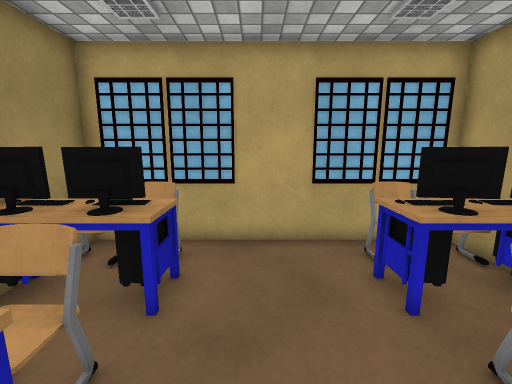
[1] (above)

12 first-person views from a walk through a scene from a Unity 3-D project. The camera is 1.5 m above the floor, tilts 10° down and sees 90° across. The floor is counted in squares, 0.5 m on a side. Each view is taken from the middle of a square. On the plan, view 1 faces up. The plan holds only what a view shows up to about 19 squares ahead; the rest is blank. The player is left out. Some surface patterns are stand-ins.

[2]
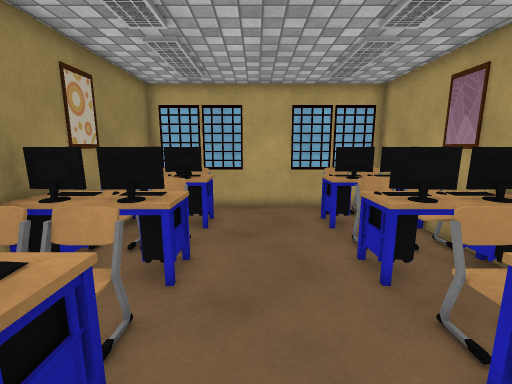

[3]
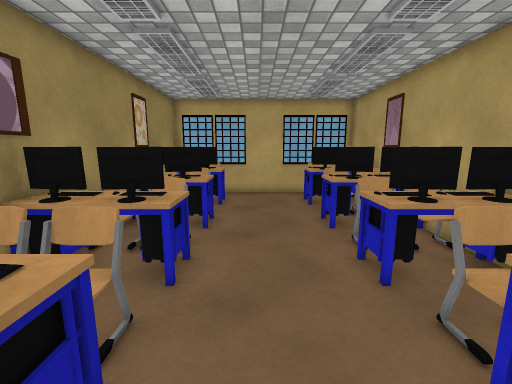

[4]
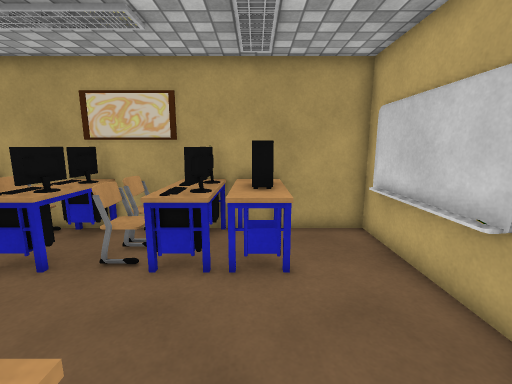

[5]
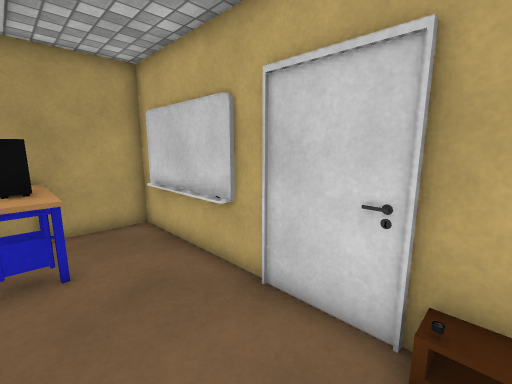

[6]
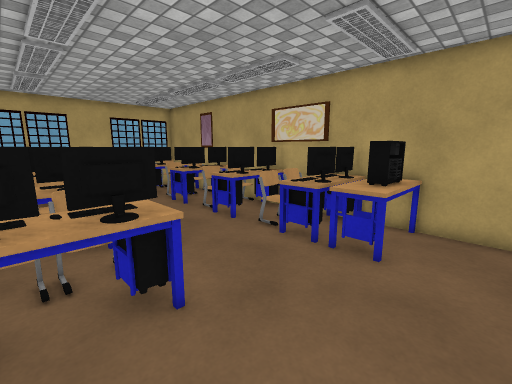

[7]
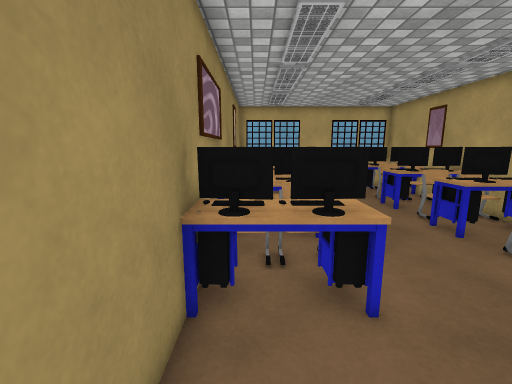

[8]
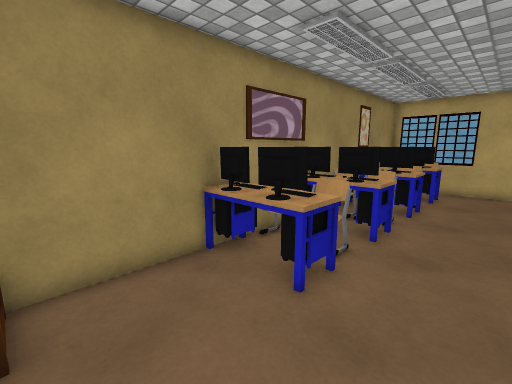

[9]
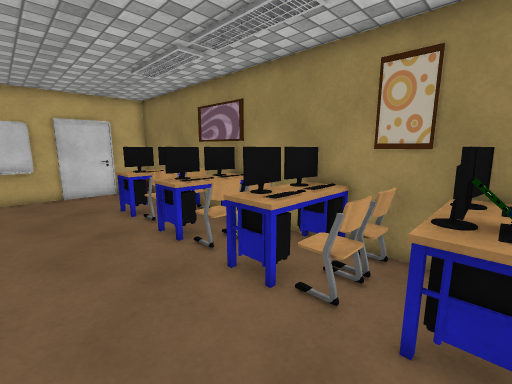

[10]
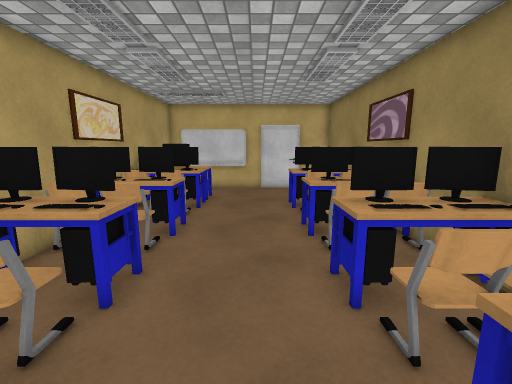

[11]
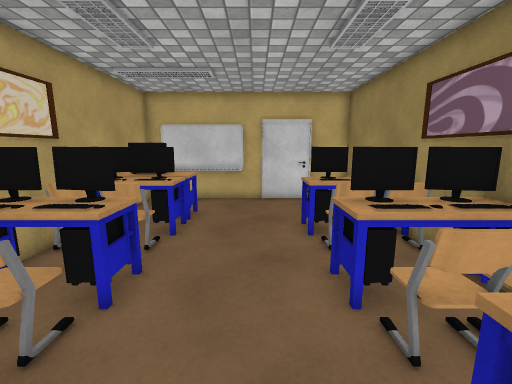

[12]
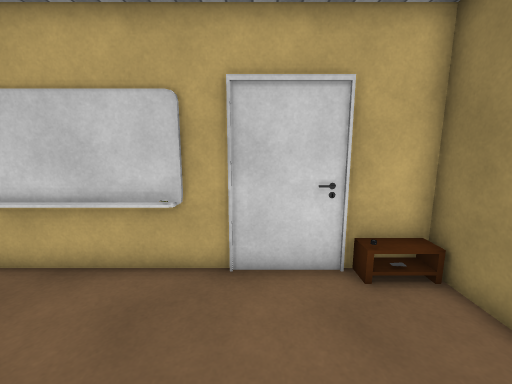

### Floor plan
Key: @ floor where view 1 was taken; # wall or solid block; . floor; C chair; M computer; O other object.
Columns run from 5 left of view 1 to 6 right of it. Each row starts with its distance up from view 1.
  8 ############
  7    C....C
  6   ##....##
  5  ##M....M##
  4 ####....M###
  3  ##C....CCC#
  2   ##....## #
  1   #M....M###
  0   ##.@..####
 -1   #C....C#
 -2   ##....##
 -3  ##M....M##
 -4 ###M....M###
 -5 #CCC....CCC#
 -6 ####....####
 -7 MMMM....M###
 -8 ####....####
 -9 #.......OOOO
-10 #.......OOO#
-11 #..........#
-12 #..........#
-13 #O#### OOO##

Positions as (right, up) in squares from view 1, and headings:
1: (0, 0), facing up
2: (0, -5), facing up
3: (0, -9), facing up
4: (-3, -9), facing right
5: (-4, -9), facing down-right
6: (-4, -12), facing up-right
7: (-4, -12), facing up
8: (1, -12), facing up-left
9: (2, 5), facing down-left
10: (0, 6), facing down
11: (0, 2), facing down
12: (-1, -7), facing down
